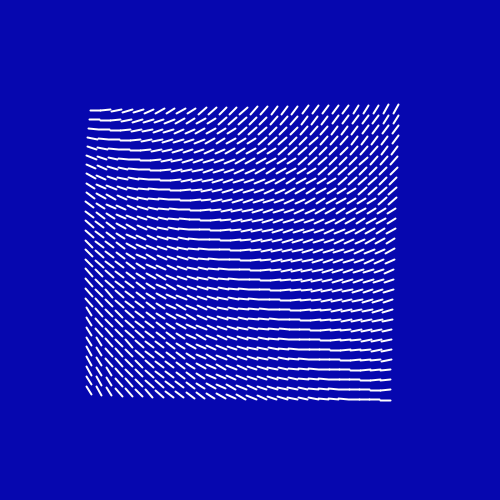
Frame 1 (no input)
Frame 60 (the mouse pressed at the canvas centre just before this capture): identical to frame 1, image omitted
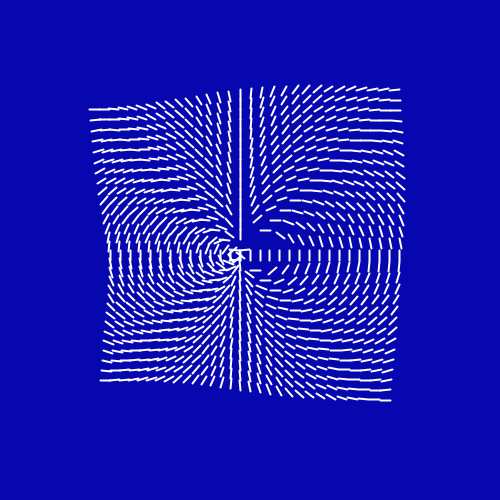
Frame 120 (the mouse held since frame 60 and released just before this capture)

The Processing sketch that drew these frames (run headless with seeded random() and noise(); from frame 60 on, the mouse is pressed at the canvas centre):

// Processing sketch: sketch_28012017
// ── sketch_28012017.pde
void setup(){
  size(500,500);
  smooth();
}

void draw(){
  background(6,7, 175);
  stroke(255);
  strokeWeight(2);
  for(float x = 100; x<width-100; x+=10){
    for (float y = 100; y<height-100; y+=10){
      pushMatrix();
      translate(x,y);
      float a = atan2(mouseY-y, mouseX-x)*4;
      rotate(a/2);
      line(10,0,10,10);
      popMatrix();
    }
  }
}
